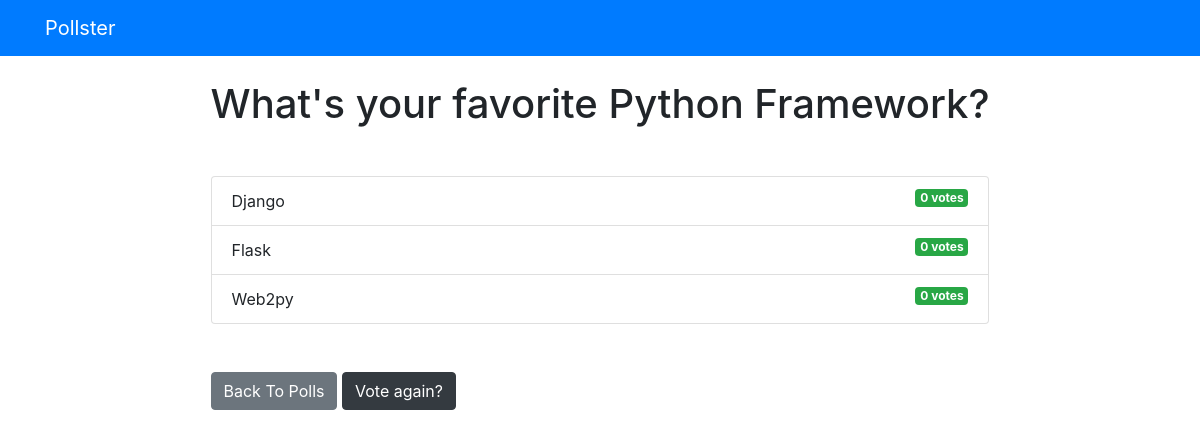
Before: /polls/1/result/ with the older database file.
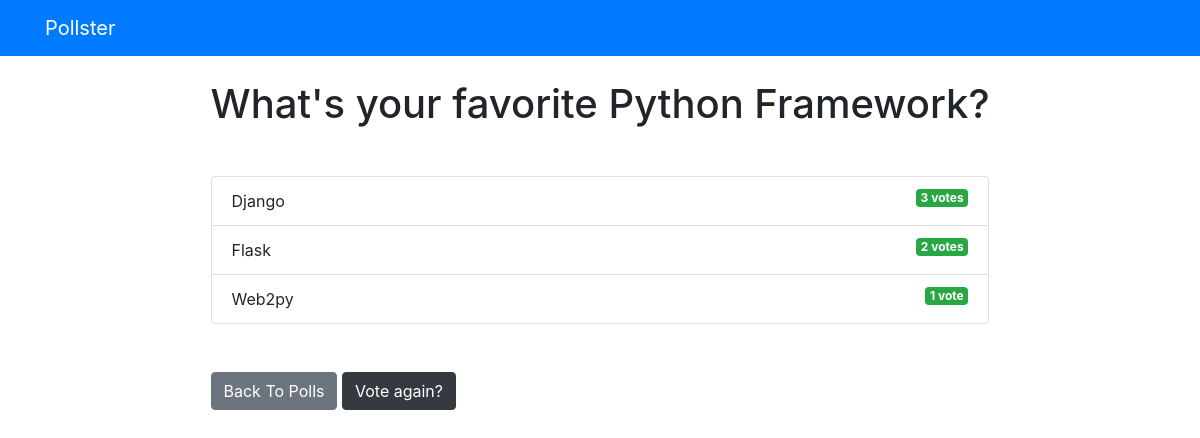
After: the same page with the newer database file.
### polls/models.py (models this page shows, shortened)
class Choice(models.Model):
    question_field = models.ForeignKey(Question, on_delete=models.CASCADE)
    choice_text = models.CharField(max_length=200)
    votes = models.IntegerField(default=0)

### polls/views.py (the view)
# urls.py: path('<int:question_id>/result/', views.result, name='result'),
def result(request, question_id):
    question = get_object_or_404(Question, pk=question_id)
    template = 'polls/result.html'
    context = {
        'question': question,
    }
    return render(request, template, context)

### polls/templates/polls/result.html (shortened to what this page needs)
{% extends "polls/base.html" %}
{% block content %}
<h1 class="mb-5 text-center">{{ question.question_text }}</h1>
<ul class="list-group mb-5">
    {% for choice in question.choice_set.all %}
    <li class="list-group-item">
        {{ choice.choice_text }} <span class="badge badge-success float-right">{{ choice.votes }}
            vote{{ choice.votes|pluralize }}</span>
    </li>
    {% endfor %}
</ul>
<a href="{% url 'polls:index' %}" class="btn btn-secondary">Back To Polls</a>
<a href="{% url 'polls:detail' question.id %}" class="btn btn-dark">Vote again?</a>
{% endblock content %}

Changed rows visible on the page:
changed Choice "Django": votes "0" → "3"
changed Choice "Flask": votes "0" → "2"
changed Choice "Web2py": votes "0" → "1"
